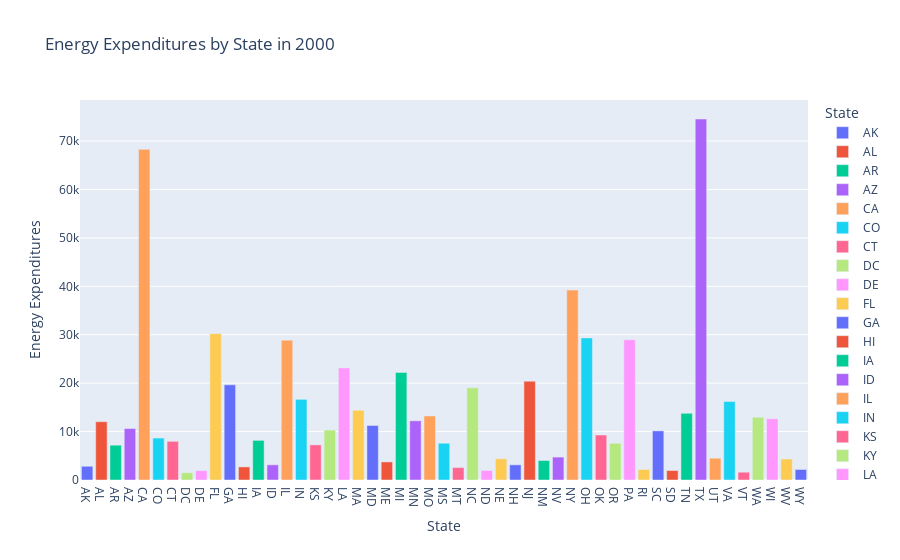

Notebook cell for this chart:
### Code cell
data_2000_bar = merged_all_data[merged_all_data['Year'] == 2000]
data_2000_bar = data_2000[data_2000["State"] != "US"]
# Bar chart for energy expenditures in 2022 across states
fig_bar_2 = px.bar(data_2000_bar, 
             x='State', 
             y='Expenditures', 
             title="Energy Expenditures by State in 2000",
             labels={'Expenditures': 'Energy Expenditures', 'State': 'State'},
             color='State')
fig_bar_2.show()

### Figure 1 — Plotly figure (JSON) as saved in the notebook; plotly's stock layout.template omitted (floating-point values rounded to 4 significant figures)
{"data": [{"alignmentgroup": "True", "hovertemplate": "State=%{x}<br>Energy Expenditures=%{y}<extra></extra>", "legendgroup": "AK", "marker": {"color": "#636efa", "pattern": {"shape": ""}}, "name": "AK", "offsetgroup": "AK", "orientation": "v", "showlegend": true, "textposition": "auto", "type": "bar", "x": ["AK"], "xaxis": "x", "y": [2842.0], "yaxis": "y"}, {"alignmentgroup": "True", "hovertemplate": "State=%{x}<br>Energy Expenditures=%{y}<extra></extra>", "legendgroup": "AL", "marker": {"color": "#EF553B", "pattern": {"shape": ""}}, "name": "AL", "offsetgroup": "AL", "orientation": "v", "showlegend": true, "textposition": "auto", "type": "bar", "x": ["AL"], "xaxis": "x", "y": [12040.0], "yaxis": "y"}, {"alignmentgroup": "True", "hovertemplate": "State=%{x}<br>Energy Expenditures=%{y}<extra></extra>", "legendgroup": "AR", "marker": {"color": "#00cc96", "pattern": {"shape": ""}}, "name": "AR", "offsetgroup": "AR", "orientation": "v", "showlegend": true, "textposition": "auto", "type": "bar", "x": ["AR"], "xaxis": "x", "y": [7188.0], "yaxis": "y"}, {"alignmentgroup": "True", "hovertemplate": "State=%{x}<br>Energy Expenditures=%{y}<extra></extra>", "legendgroup": "AZ", "marker": {"color": "#ab63fa", "pattern": {"shape": ""}}, "name": "AZ", "offsetgroup": "AZ", "orientation": "v", "showlegend": true, "textposition": "auto", "type": "bar", "x": ["AZ"], "xaxis": "x", "y": [10620.0], "yaxis": "y"}, {"alignmentgroup": "True", "hovertemplate": "State=%{x}<br>Energy Expenditures=%{y}<extra></extra>", "legendgroup": "CA", "marker": {"color": "#FFA15A", "pattern": {"shape": ""}}, "name": "CA", "offsetgroup": "CA", "orientation": "v", "showlegend": true, "textposition": "auto", "type": "bar", "x": ["CA"], "xaxis": "x", "y": [68282], "yaxis": "y"}, {"alignmentgroup": "True", "hovertemplate": "State=%{x}<br>Energy Expenditures=%{y}<extra></extra>", "legendgroup": "CO", "marker": {"color": "#19d3f3", "pattern": {"shape": ""}}, "name": "CO", "offsetgroup": "CO", "orientation": "v", "showlegend": true, "textposition": "auto", "type": "bar", "x": ["CO"], "xaxis": "x", "y": [8661.0], "yaxis": "y"}, {"alignmentgroup": "True", "hovertemplate": "State=%{x}<br>Energy Expenditures=%{y}<extra></extra>", "legendgroup": "CT", "marker": {"color": "#FF6692", "pattern": {"shape": ""}}, "name": "CT", "offsetgroup": "CT", "orientation": "v", "showlegend": true, "textposition": "auto", "type": "bar", "x": ["CT"], "xaxis": "x", "y": [7993.0], "yaxis": "y"}, {"alignmentgroup": "True", "hovertemplate": "State=%{x}<br>Energy Expenditures=%{y}<extra></extra>", "legendgroup": "DC", "marker": {"color": "#B6E880", "pattern": {"shape": ""}}, "name": "DC", "offsetgroup": "DC", "orientation": "v", "showlegend": true, "textposition": "auto", "type": "bar", "x": ["DC"], "xaxis": "x", "y": [1504.0], "yaxis": "y"}, {"alignmentgroup": "True", "hovertemplate": "State=%{x}<br>Energy Expenditures=%{y}<extra></extra>", "legendgroup": "DE", "marker": {"color": "#FF97FF", "pattern": {"shape": ""}}, "name": "DE", "offsetgroup": "DE", "orientation": "v", "showlegend": true, "textposition": "auto", "type": "bar", "x": ["DE"], "xaxis": "x", "y": [1932.0], "yaxis": "y"}, {"alignmentgroup": "True", "hovertemplate": "State=%{x}<br>Energy Expenditures=%{y}<extra></extra>", "legendgroup": "FL", "marker": {"color": "#FECB52", "pattern": {"shape": ""}}, "name": "FL", "offsetgroup": "FL", "orientation": "v", "showlegend": true, "textposition": "auto", "type": "bar", "x": ["FL"], "xaxis": "x", "y": [30220.0], "yaxis": "y"}, {"alignmentgroup": "True", "hovertemplate": "State=%{x}<br>Energy Expenditures=%{y}<extra></extra>", "legendgroup": "GA", "marker": {"color": "#636efa", "pattern": {"shape": ""}}, "name": "GA", "offsetgroup": "GA", "orientation": "v", "showlegend": true, "textposition": "auto", "type": "bar", "x": ["GA"], "xaxis": "x", "y": [19650.0], "yaxis": "y"}, {"alignmentgroup": "True", "hovertemplate": "State=%{x}<br>Energy Expenditures=%{y}<extra></extra>", "legendgroup": "HI", "marker": {"color": "#EF553B", "pattern": {"shape": ""}}, "name": "HI", "offsetgroup": "HI", "orientation": "v", "showlegend": true, "textposition": "auto", "type": "bar", "x": ["HI"], "xaxis": "x", "y": [2705.0], "yaxis": "y"}, {"alignmentgroup": "True", "hovertemplate": "State=%{x}<br>Energy Expenditures=%{y}<extra></extra>", "legendgroup": "IA", "marker": {"color": "#00cc96", "pattern": {"shape": ""}}, "name": "IA", "offsetgroup": "IA", "orientation": "v", "showlegend": true, "textposition": "auto", "type": "bar", "x": ["IA"], "xaxis": "x", "y": [8186.0], "yaxis": "y"}, {"alignmentgroup": "True", "hovertemplate": "State=%{x}<br>Energy Expenditures=%{y}<extra></extra>", "legendgroup": "ID", "marker": {"color": "#ab63fa", "pattern": {"shape": ""}}, "name": "ID", "offsetgroup": "ID", "orientation": "v", "showlegend": true, "textposition": "auto", "type": "bar", "x": ["ID"], "xaxis": "x", "y": [3137.0], "yaxis": "y"}, {"alignmentgroup": "True", "hovertemplate": "State=%{x}<br>Energy Expenditures=%{y}<extra></extra>", "legendgroup": "IL", "marker": {"color": "#FFA15A", "pattern": {"shape": ""}}, "name": "IL", "offsetgroup": "IL", "orientation": "v", "showlegend": true, "textposition": "auto", "type": "bar", "x": ["IL"], "xaxis": "x", "y": [28880.0], "yaxis": "y"}, {"alignmentgroup": "True", "hovertemplate": "State=%{x}<br>Energy Expenditures=%{y}<extra></extra>", "legendgroup": "IN", "marker": {"color": "#19d3f3", "pattern": {"shape": ""}}, "name": "IN", "offsetgroup": "IN", "orientation": "v", "showlegend": true, "textposition": "auto", "type": "bar", "x": ["IN"], "xaxis": "x", "y": [16660.0], "yaxis": "y"}, {"alignmentgroup": "True", "hovertemplate": "State=%{x}<br>Energy Expenditures=%{y}<extra></extra>", "legendgroup": "KS", "marker": {"color": "#FF6692", "pattern": {"shape": ""}}, "name": "KS", "offsetgroup": "KS", "orientation": "v", "showlegend": true, "textposition": "auto", "type": "bar", "x": ["KS"], "xaxis": "x", "y": [7257.0], "yaxis": "y"}, {"alignmentgroup": "True", "hovertemplate": "State=%{x}<br>Energy Expenditures=%{y}<extra></extra>", "legendgroup": "KY", "marker": {"color": "#B6E880", "pattern": {"shape": ""}}, "name": "KY", "offsetgroup": "KY", "orientation": "v", "showlegend": true, "textposition": "auto", "type": "bar", "x": ["KY"], "xaxis": "x", "y": [10310.0], "yaxis": "y"}, {"alignmentgroup": "True", "hovertemplate": "State=%{x}<br>Energy Expenditures=%{y}<extra></extra>", "legendgroup": "LA", "marker": {"color": "#FF97FF", "pattern": {"shape": ""}}, "name": "LA", "offsetgroup": "LA", "orientation": "v", "showlegend": true, "textposition": "auto", "type": "bar", "x": ["LA"], "xaxis": "x", "y": [23150.0], "yaxis": "y"}, {"alignmentgroup": "True", "hovertemplate": "State=%{x}<br>Energy Expenditures=%{y}<extra></extra>", "legendgroup": "MA", "marker": {"color": "#FECB52", "pattern": {"shape": ""}}, "name": "MA", "offsetgroup": "MA", "orientation": "v", "showlegend": true, "textposition": "auto", "type": "bar", "x": ["MA"], "xaxis": "x", "y": [14410.0], "yaxis": "y"}, {"alignmentgroup": "True", "hovertemplate": "State=%{x}<br>Energy Expenditures=%{y}<extra></extra>", "legendgroup": "MD", "marker": {"color": "#636efa", "pattern": {"shape": ""}}, "name": "MD", "offsetgroup": "MD", "orientation": "v", "showlegend": true, "textposition": "auto", "type": "bar", "x": ["MD"], "xaxis": "x", "y": [11260.0], "yaxis": "y"}, {"alignmentgroup": "True", "hovertemplate": "State=%{x}<br>Energy Expenditures=%{y}<extra></extra>", "legendgroup": "ME", "marker": {"color": "#EF553B", "pattern": {"shape": ""}}, "name": "ME", "offsetgroup": "ME", "orientation": "v", "showlegend": true, "textposition": "auto", "type": "bar", "x": ["ME"], "xaxis": "x", "y": [3735.0], "yaxis": "y"}, {"alignmentgroup": "True", "hovertemplate": "State=%{x}<br>Energy Expenditures=%{y}<extra></extra>", "legendgroup": "MI", "marker": {"color": "#00cc96", "pattern": {"shape": ""}}, "name": "MI", "offsetgroup": "MI", "orientation": "v", "showlegend": true, "textposition": "auto", "type": "bar", "x": ["MI"], "xaxis": "x", "y": [22220.0], "yaxis": "y"}, {"alignmentgroup": "True", "hovertemplate": "State=%{x}<br>Energy Expenditures=%{y}<extra></extra>", "legendgroup": "MN", "marker": {"color": "#ab63fa", "pattern": {"shape": ""}}, "name": "MN", "offsetgroup": "MN", "orientation": "v", "showlegend": true, "textposition": "auto", "type": "bar", "x": ["MN"], "xaxis": "x", "y": [12220.0], "yaxis": "y"}, {"alignmentgroup": "True", "hovertemplate": "State=%{x}<br>Energy Expenditures=%{y}<extra></extra>", "legendgroup": "MO", "marker": {"color": "#FFA15A", "pattern": {"shape": ""}}, "name": "MO", "offsetgroup": "MO", "orientation": "v", "showlegend": true, "textposition": "auto", "type": "bar", "x": ["MO"], "xaxis": "x", "y": [13230.0], "yaxis": "y"}, {"alignmentgroup": "True", "hovertemplate": "State=%{x}<br>Energy Expenditures=%{y}<extra></extra>", "legendgroup": "MS", "marker": {"color": "#19d3f3", "pattern": {"shape": ""}}, "name": "MS", "offsetgroup": "MS", "orientation": "v", "showlegend": true, "textposition": "auto", "type": "bar", "x": ["MS"], "xaxis": "x", "y": [7596.0], "yaxis": "y"}, {"alignmentgroup": "True", "hovertemplate": "State=%{x}<br>Energy Expenditures=%{y}<extra></extra>", "legendgroup": "MT", "marker": {"color": "#FF6692", "pattern": {"shape": ""}}, "name": "MT", "offsetgroup": "MT", "orientation": "v", "showlegend": true, "textposition": "auto", "type": "bar", "x": ["MT"], "xaxis": "x", "y": [2567.0], "yaxis": "y"}, {"alignmentgroup": "True", "hovertemplate": "State=%{x}<br>Energy Expenditures=%{y}<extra></extra>", "legendgroup": "NC", "marker": {"color": "#B6E880", "pattern": {"shape": ""}}, "name": "NC", "offsetgroup": "NC", "orientation": "v", "showlegend": true, "textposition": "auto", "type": "bar", "x": ["NC"], "xaxis": "x", "y": [19070.0], "yaxis": "y"}, {"alignmentgroup": "True", "hovertemplate": "State=%{x}<br>Energy Expenditures=%{y}<extra></extra>", "legendgroup": "ND", "marker": {"color": "#FF97FF", "pattern": {"shape": ""}}, "name": "ND", "offsetgroup": "ND", "orientation": "v", "showlegend": true, "textposition": "auto", "type": "bar", "x": ["ND"], "xaxis": "x", "y": [1972.0], "yaxis": "y"}, {"alignmentgroup": "True", "hovertemplate": "State=%{x}<br>Energy Expenditures=%{y}<extra></extra>", "legendgroup": "NE", "marker": {"color": "#FECB52", "pattern": {"shape": ""}}, "name": "NE", "offsetgroup": "NE", "orientation": "v", "showlegend": true, "textposition": "auto", "type": "bar", "x": ["NE"], "xaxis": "x", "y": [4382.0], "yaxis": "y"}, {"alignmentgroup": "True", "hovertemplate": "State=%{x}<br>Energy Expenditures=%{y}<extra></extra>", "legendgroup": "NH", "marker": {"color": "#636efa", "pattern": {"shape": ""}}, "name": "NH", "offsetgroup": "NH", "orientation": "v", "showlegend": true, "textposition": "auto", "type": "bar", "x": ["NH"], "xaxis": "x", "y": [3136.0], "yaxis": "y"}, {"alignmentgroup": "True", "hovertemplate": "State=%{x}<br>Energy Expenditures=%{y}<extra></extra>", "legendgroup": "NJ", "marker": {"color": "#EF553B", "pattern": {"shape": ""}}, "name": "NJ", "offsetgroup": "NJ", "orientation": "v", "showlegend": true, "textposition": "auto", "type": "bar", "x": ["NJ"], "xaxis": "x", "y": [20410.0], "yaxis": "y"}, {"alignmentgroup": "True", "hovertemplate": "State=%{x}<br>Energy Expenditures=%{y}<extra></extra>", "legendgroup": "NM", "marker": {"color": "#00cc96", "pattern": {"shape": ""}}, "name": "NM", "offsetgroup": "NM", "orientation": "v", "showlegend": true, "textposition": "auto", "type": "bar", "x": ["NM"], "xaxis": "x", "y": [4025.0], "yaxis": "y"}, {"alignmentgroup": "True", "hovertemplate": "State=%{x}<br>Energy Expenditures=%{y}<extra></extra>", "legendgroup": "NV", "marker": {"color": "#ab63fa", "pattern": {"shape": ""}}, "name": "NV", "offsetgroup": "NV", "orientation": "v", "showlegend": true, "textposition": "auto", "type": "bar", "x": ["NV"], "xaxis": "x", "y": [4733.0], "yaxis": "y"}, {"alignmentgroup": "True", "hovertemplate": "State=%{x}<br>Energy Expenditures=%{y}<extra></extra>", "legendgroup": "NY", "marker": {"color": "#FFA15A", "pattern": {"shape": ""}}, "name": "NY", "offsetgroup": "NY", "orientation": "v", "showlegend": true, "textposition": "auto", "type": "bar", "x": ["NY"], "xaxis": "x", "y": [39220.0], "yaxis": "y"}, {"alignmentgroup": "True", "hovertemplate": "State=%{x}<br>Energy Expenditures=%{y}<extra></extra>", "legendgroup": "OH", "marker": {"color": "#19d3f3", "pattern": {"shape": ""}}, "name": "OH", "offsetgroup": "OH", "orientation": "v", "showlegend": true, "textposition": "auto", "type": "bar", "x": ["OH"], "xaxis": "x", "y": [29340.0], "yaxis": "y"}, {"alignmentgroup": "True", "hovertemplate": "State=%{x}<br>Energy Expenditures=%{y}<extra></extra>", "legendgroup": "OK", "marker": {"color": "#FF6692", "pattern": {"shape": ""}}, "name": "OK", "offsetgroup": "OK", "orientation": "v", "showlegend": true, "textposition": "auto", "type": "bar", "x": ["OK"], "xaxis": "x", "y": [9291.0], "yaxis": "y"}, {"alignmentgroup": "True", "hovertemplate": "State=%{x}<br>Energy Expenditures=%{y}<extra></extra>", "legendgroup": "OR", "marker": {"color": "#B6E880", "pattern": {"shape": ""}}, "name": "OR", "offsetgroup": "OR", "orientation": "v", "showlegend": true, "textposition": "auto", "type": "bar", "x": ["OR"], "xaxis": "x", "y": [7581.0], "yaxis": "y"}, {"alignmentgroup": "True", "hovertemplate": "State=%{x}<br>Energy Expenditures=%{y}<extra></extra>", "legendgroup": "PA", "marker": {"color": "#FF97FF", "pattern": {"shape": ""}}, "name": "PA", "offsetgroup": "PA", "orientation": "v", "showlegend": true, "textposition": "auto", "type": "bar", "x": ["PA"], "xaxis": "x", "y": [28950.0], "yaxis": "y"}, {"alignmentgroup": "True", "hovertemplate": "State=%{x}<br>Energy Expenditures=%{y}<extra></extra>", "legendgroup": "RI", "marker": {"color": "#FECB52", "pattern": {"shape": ""}}, "name": "RI", "offsetgroup": "RI", "orientation": "v", "showlegend": true, "textposition": "auto", "type": "bar", "x": ["RI"], "xaxis": "x", "y": [2171.0], "yaxis": "y"}, {"alignmentgroup": "True", "hovertemplate": "State=%{x}<br>Energy Expenditures=%{y}<extra></extra>", "legendgroup": "SC", "marker": {"color": "#636efa", "pattern": {"shape": ""}}, "name": "SC", "offsetgroup": "SC", "orientation": "v", "showlegend": true, "textposition": "auto", "type": "bar", "x": ["SC"], "xaxis": "x", "y": [10140.0], "yaxis": "y"}, {"alignmentgroup": "True", "hovertemplate": "State=%{x}<br>Energy Expenditures=%{y}<extra></extra>", "legendgroup": "SD", "marker": {"color": "#EF553B", "pattern": {"shape": ""}}, "name": "SD", "offsetgroup": "SD", "orientation": "v", "showlegend": true, "textposition": "auto", "type": "bar", "x": ["SD"], "xaxis": "x", "y": [1957.0], "yaxis": "y"}, {"alignmentgroup": "True", "hovertemplate": "State=%{x}<br>Energy Expenditures=%{y}<extra></extra>", "legendgroup": "TN", "marker": {"color": "#00cc96", "pattern": {"shape": ""}}, "name": "TN", "offsetgroup": "TN", "orientation": "v", "showlegend": true, "textposition": "auto", "type": "bar", "x": ["TN"], "xaxis": "x", "y": [13760.0], "yaxis": "y"}, {"alignmentgroup": "True", "hovertemplate": "State=%{x}<br>Energy Expenditures=%{y}<extra></extra>", "legendgroup": "TX", "marker": {"color": "#ab63fa", "pattern": {"shape": ""}}, "name": "TX", "offsetgroup": "TX", "orientation": "v", "showlegend": true, "textposition": "auto", "type": "bar", "x": ["TX"], "xaxis": "x", "y": [74550.0], "yaxis": "y"}, {"alignmentgroup": "True", "hovertemplate": "State=%{x}<br>Energy Expenditures=%{y}<extra></extra>", "legendgroup": "UT", "marker": {"color": "#FFA15A", "pattern": {"shape": ""}}, "name": "UT", "offsetgroup": "UT", "orientation": "v", "showlegend": true, "textposition": "auto", "type": "bar", "x": ["UT"], "xaxis": "x", "y": [4509.0], "yaxis": "y"}, {"alignmentgroup": "True", "hovertemplate": "State=%{x}<br>Energy Expenditures=%{y}<extra></extra>", "legendgroup": "VA", "marker": {"color": "#19d3f3", "pattern": {"shape": ""}}, "name": "VA", "offsetgroup": "VA", "orientation": "v", "showlegend": true, "textposition": "auto", "type": "bar", "x": ["VA"], "xaxis": "x", "y": [16200.0], "yaxis": "y"}, {"alignmentgroup": "True", "hovertemplate": "State=%{x}<br>Energy Expenditures=%{y}<extra></extra>", "legendgroup": "VT", "marker": {"color": "#FF6692", "pattern": {"shape": ""}}, "name": "VT", "offsetgroup": "VT", "orientation": "v", "showlegend": true, "textposition": "auto", "type": "bar", "x": ["VT"], "xaxis": "x", "y": [1613.0], "yaxis": "y"}, {"alignmentgroup": "True", "hovertemplate": "State=%{x}<br>Energy Expenditures=%{y}<extra></extra>", "legendgroup": "WA", "marker": {"color": "#B6E880", "pattern": {"shape": ""}}, "name": "WA", "offsetgroup": "WA", "orientation": "v", "showlegend": true, "textposition": "auto", "type": "bar", "x": ["WA"], "xaxis": "x", "y": [12960.0], "yaxis": "y"}, {"alignmentgroup": "True", "hovertemplate": "State=%{x}<br>Energy Expenditures=%{y}<extra></extra>", "legendgroup": "WI", "marker": {"color": "#FF97FF", "pattern": {"shape": ""}}, "name": "WI", "offsetgroup": "WI", "orientation": "v", "showlegend": true, "textposition": "auto", "type": "bar", "x": ["WI"], "xaxis": "x", "y": [12640.0], "yaxis": "y"}, {"alignmentgroup": "True", "hovertemplate": "State=%{x}<br>Energy Expenditures=%{y}<extra></extra>", "legendgroup": "WV", "marker": {"color": "#FECB52", "pattern": {"shape": ""}}, "name": "WV", "offsetgroup": "WV", "orientation": "v", "showlegend": true, "textposition": "auto", "type": "bar", "x": ["WV"], "xaxis": "x", "y": [4324.0], "yaxis": "y"}, {"alignmentgroup": "True", "hovertemplate": "State=%{x}<br>Energy Expenditures=%{y}<extra></extra>", "legendgroup": "WY", "marker": {"color": "#636efa", "pattern": {"shape": ""}}, "name": "WY", "offsetgroup": "WY", "orientation": "v", "showlegend": true, "textposition": "auto", "type": "bar", "x": ["WY"], "xaxis": "x", "y": [2174.0], "yaxis": "y"}], "layout": {"autosize": true, "barmode": "relative", "legend": {"title": {"text": "State"}, "tracegroupgap": 0}, "title": {"text": "Energy Expenditures by State in 2000"}, "xaxis": {"anchor": "y", "autorange": true, "categoryarray": ["AK", "AL", "AR", "AZ", "CA", "CO", "CT", "DC", "DE", "FL", "GA", "HI", "IA", "ID", "IL", "IN", "KS", "KY", "LA", "MA", "MD", "ME", "MI", "MN", "MO", "MS", "MT", "NC", "ND", "NE", "NH", "NJ", "NM", "NV", "NY", "OH", "OK", "OR", "PA", "RI", "SC", "SD", "TN", "TX", "UT", "VA", "VT", "WA", "WI", "WV", "WY"], "categoryorder": "array", "domain": [0, 1], "range": [-0.5, 50.5], "title": {"text": "State"}, "type": "category"}, "yaxis": {"anchor": "x", "autorange": true, "domain": [0, 1], "range": [0, 78470.0], "title": {"text": "Energy Expenditures"}, "type": "linear"}}}
